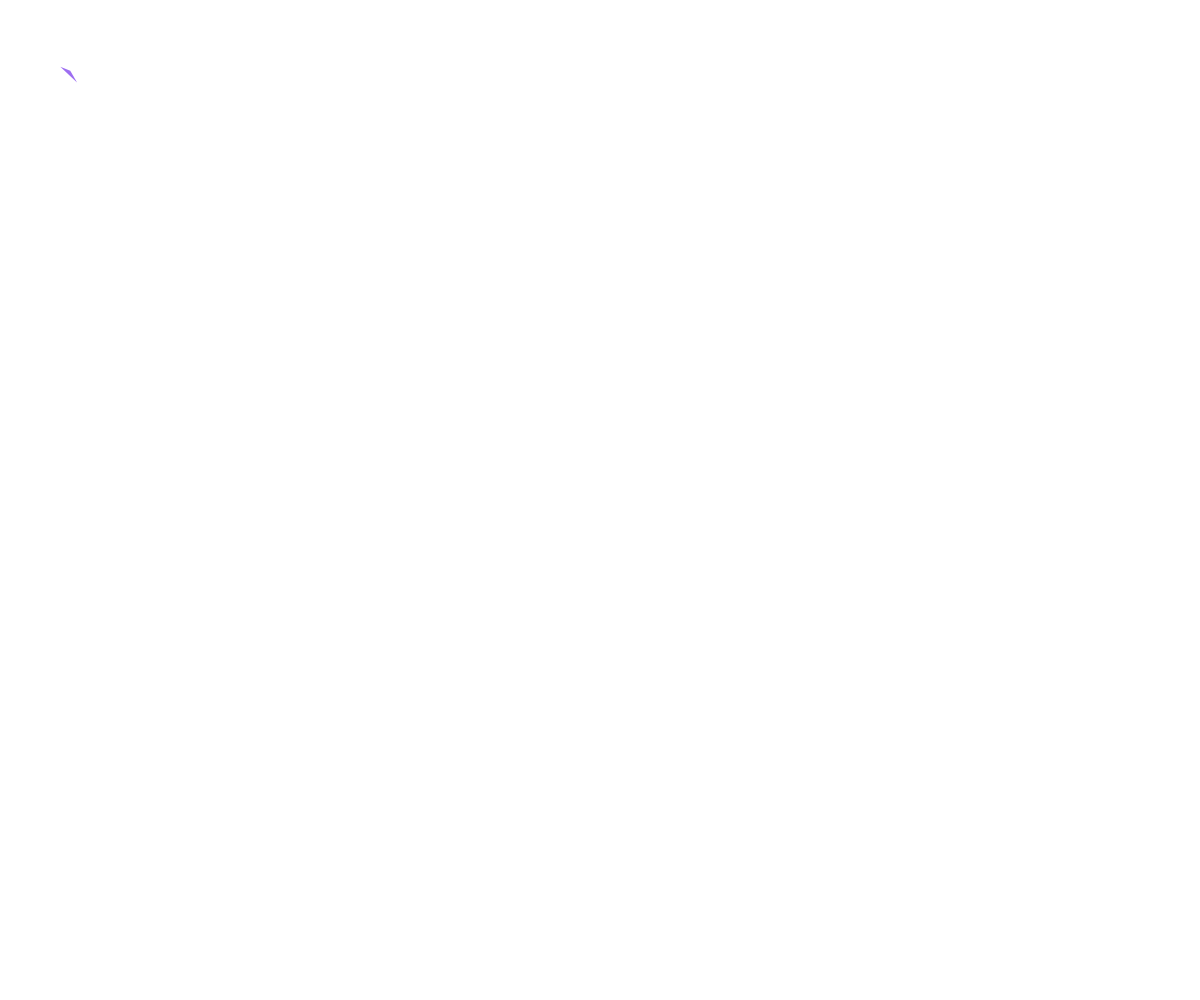
Frame 1 (no input)
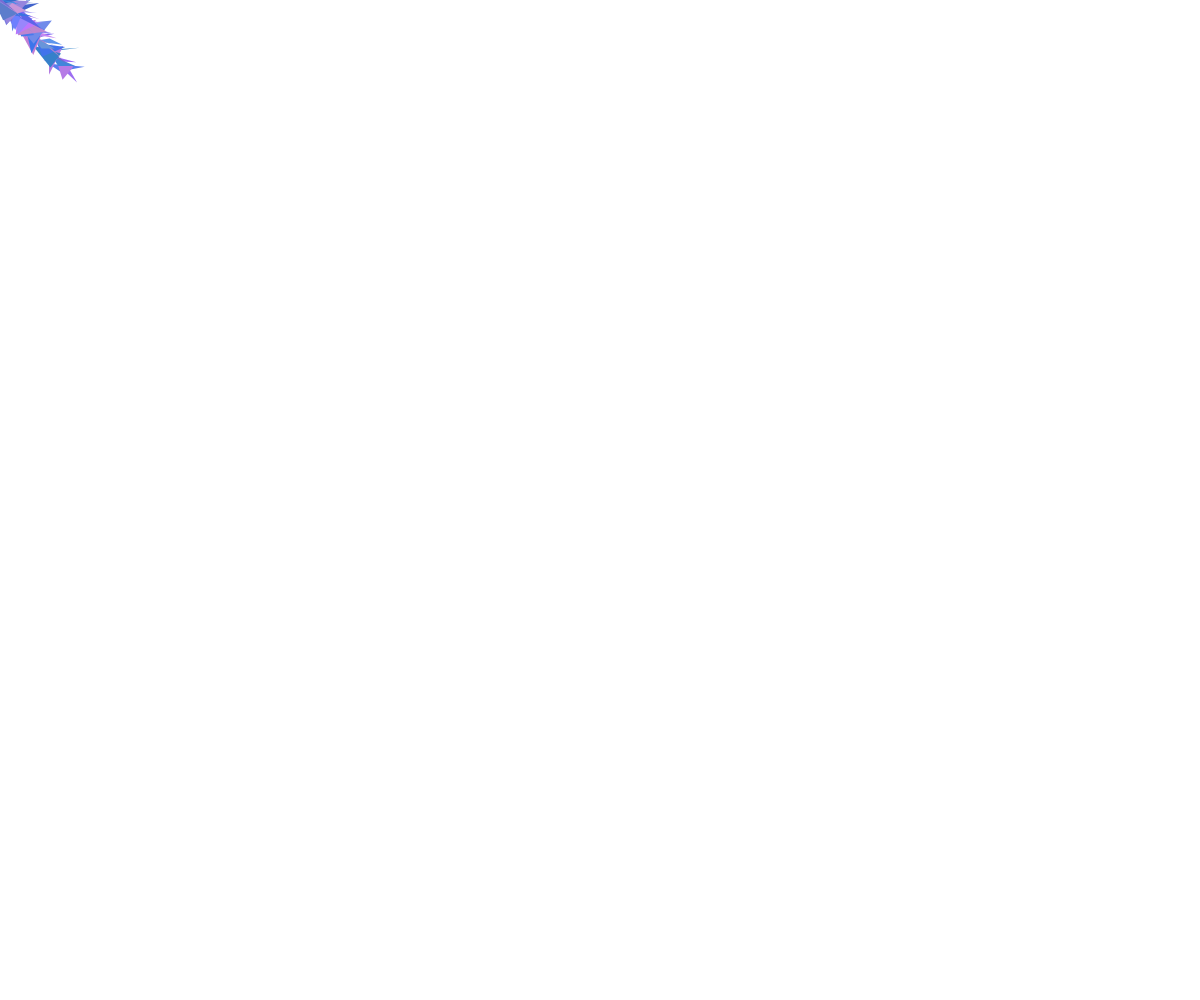
Frame 60 (no input)
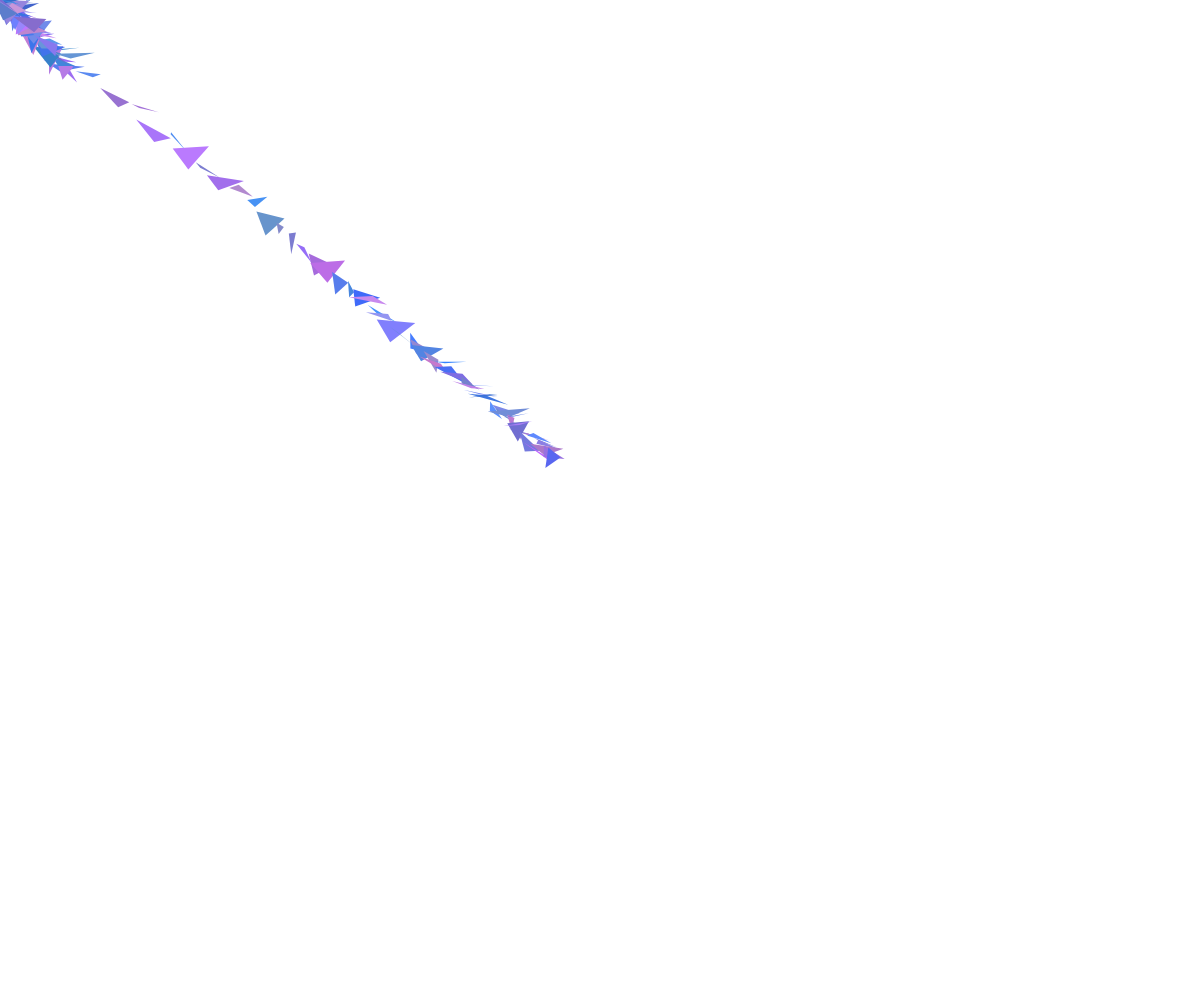
Frame 120 (the mouse pressed at the canvas centre since frame 60)

The p5.js sketch that drew these frames (run headless with seeded random() and noise() and a simulated clock; from frame 60 on, the mouse is pressed at the canvas centre):

// p5.js sketch
// ── sketch.js
let canvas;
let xPos = 70;
let yPos = 80;
let easing = 0.04;


function setup() {
    canvas = createCanvas(windowWidth, windowHeight);
    canvas.position(0, 0);
    canvas.style("z-index", -2);
    // background(209, 98, 154);
}

function windowResize() {
    resizeCanvas(windowWidth, windowHeight);
}

function draw() {
    // clear();
    xPos = xPos + ((mouseX - xPos) * easing);
    yPos = yPos + ((mouseY - yPos) * easing);

    drawThing(xPos, yPos);
}

function mouseMoved() {
    
    // drawThing(mouseX, mouseY);
    // drawThing(mouseY/3, mouseX/2);
}

function mouseClicked() {
    background(70, 59, 84);
}

function drawThing(_x, _y) {

    // background(69, 59, 84, 20);
    strokeWeight(0);
    fill(random(50, 200), random(100, 150), random(200, 255));
    // ellipse(mouseX, mouseY, 30, 30);
    triangle(_x - random(0, 20), _y - (-10, 10), _x + random(-5, 5), _y + random(-15, 15), _x + random(5, 25), _y - random(-10, 15));
}
